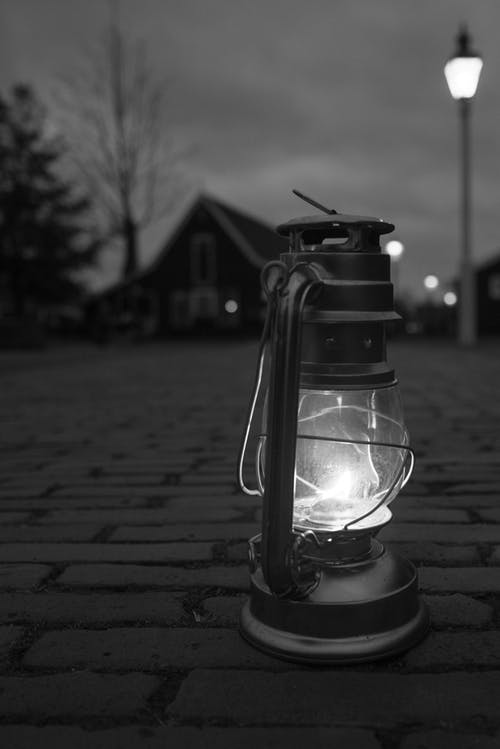
#> input picture Assignment-3/lamp.jpeg, 500 x 749 px
$ jupyter execute 1.ipynb   (older library calls are emulated)
#> lines starting #> are read from the running program, lines starting #| are printed output that depends on the picture
#> further down, img is the input picture: shape (749, 500); min 0, max 255, mean 58.7
[cell 1]
import cv2 as cv2
import matplotlib.pyplot as plt
import numpy as np
from pylab import rcParams
import math
rcParams['figure.figsize'] = 10, 10
from scipy.signal import gaussian, convolve2d
from numpy.fft import fft2, ifft2

import warnings
warnings.filterwarnings('ignore')

[cell 2]
# [18 lines left out: function fix_image, not called in this run]

[cell 3]
def distance(x, y, i, j):
    return np.sqrt((x-i)**2 + (y-j)**2)


def gaussian_bi(x, sigma):
    return (1.0 / (2 * math.pi * (sigma ** 2))) * math.exp(- (x ** 2) / (2 * sigma ** 2))


# [63 lines left out: functions apply_bilateral_filter, apply_bilateral_filter, bilateral_filter_own, not called in this run]

[cell 4]
def gaussian_kernel(kernel_size = 3):
    h = gaussian(kernel_size, kernel_size).reshape(kernel_size, 1)
    h = np.dot(h, h.transpose())
    h /= np.sum(h)
    return h

def wiener_filter(img, size, K):
    kernel = gaussian_kernel(size)
    kernel /= np.sum(kernel)
    dummy = np.copy(img)
    dummy = fft2(dummy)
    kernel = fft2(kernel, s = img.shape)
    kernel = np.conj(kernel) / (np.abs(kernel) ** 2 + K)
    dummy = dummy * kernel
    dummy = np.abs(ifft2(dummy))
    return dummy

[cell 5]
# [6 lines of commented-out code are left out]

[cell 6]
def noisy(image,noise_typ,control):
#> called with noise_typ = 'uniform', control = 0.01
    if noise_typ == "gaussian":
        row,col = image.shape
        mean = 127
        var = control
        sigma = var**0.5
        gauss = np.random.normal(mean,sigma,(row,col))
        gauss = gauss.reshape(row,col)
        noisy = image + gauss
        return noisy
    elif noise_typ == "sp":
        row,col = image.shape
        s_vs_p = 0.5
        amount = control
        out = np.copy(image)
        # Salt mode
        num_salt = np.ceil(amount * image.size * s_vs_p)
        coords = [np.random.randint(0, i - 1, int(num_salt)) for i in image.shape]
        out[coords] = 255
        # Pepper mode
        num_pepper = np.ceil(amount* image.size * (1. - s_vs_p))
        coords = [np.random.randint(0, i - 1, int(num_pepper)) for i in image.shape]
        out[coords] = 0
        return out
    elif noise_typ == "uniform":
        frac = control
        row,col = image.shape
#> row = 749; col = 500
        uniform_matrix = np.zeros((image.shape[0], image.shape[1]))
        rand_prop = np.random.binomial(1, frac, size=row*col).reshape(image.shape)
        rand_uniform = rand_prop * cv2.randu(uniform_matrix,90,200)
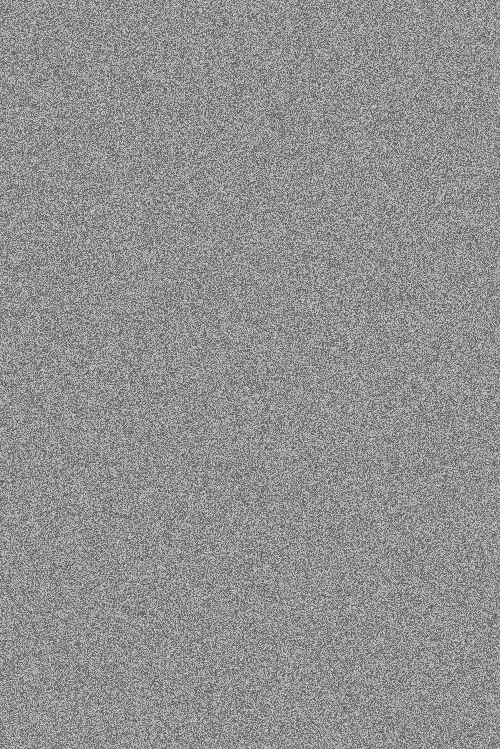
#> uniform_matrix: shape (749, 500) float64; min 90, max 200, mean 145
        noisy = image + rand_uniform
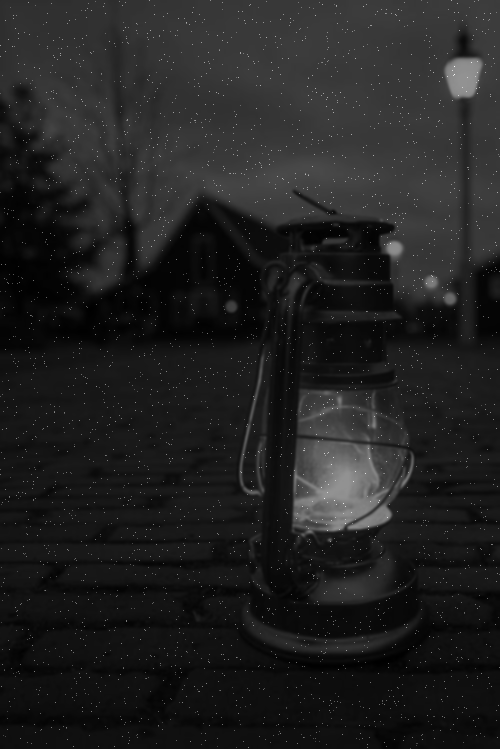
#> noisy: shape (749, 500) float64; min 3, max 443.1, mean 60.2; drawn with min black and max white
        return noisy

[cell 7]
img = cv2.imread('lamp.jpeg',0)
blur = cv2.GaussianBlur(img,(5,5),0)

[cell 8]
plt.imshow(blur,cmap='gray')

[cell 9]
sp = noisy(blur,'uniform',0.01).astype(np.float32)

[cell 10]
plt.imshow(sp,cmap='gray')

[cell 11]
# bi = bilateral_filter_own(sp, 3, 208.0, 208.0)
# plt.imshow(bi,cmap='gray')

[cell 12]
low = cv2.GaussianBlur(sp,(7,7),0)
plt.imshow(low,cmap='gray')

[cell 13]
bi = cv2.bilateralFilter(sp, 7, 198.0, 198.0)
plt.imshow(bi,cmap='gray')

[cell 14]
bi = wiener_filter(sp, size=3, K=1000)
#> in wiener_filter, `dummy = np.abs(ifft2(dummy))`:
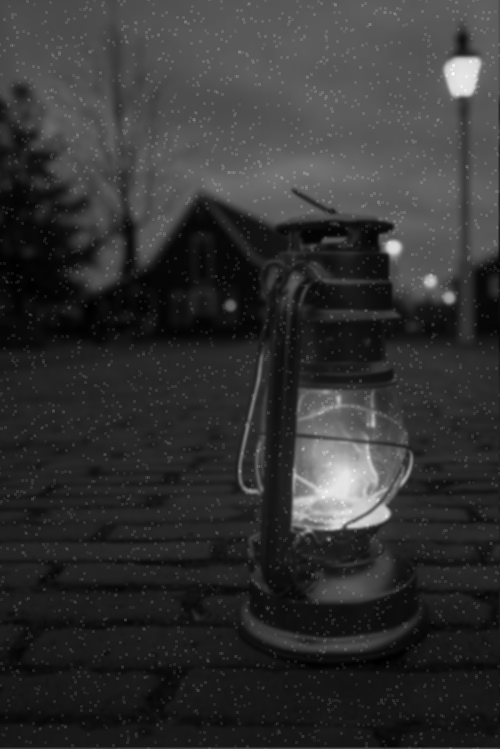
#> dummy: shape (749, 500) float64; min 0.00365, max 0.284, mean 0.0601; drawn with min black and max white

$ run again, with Assignment-3/3.jpg copied over Assignment-3/lamp.jpeg
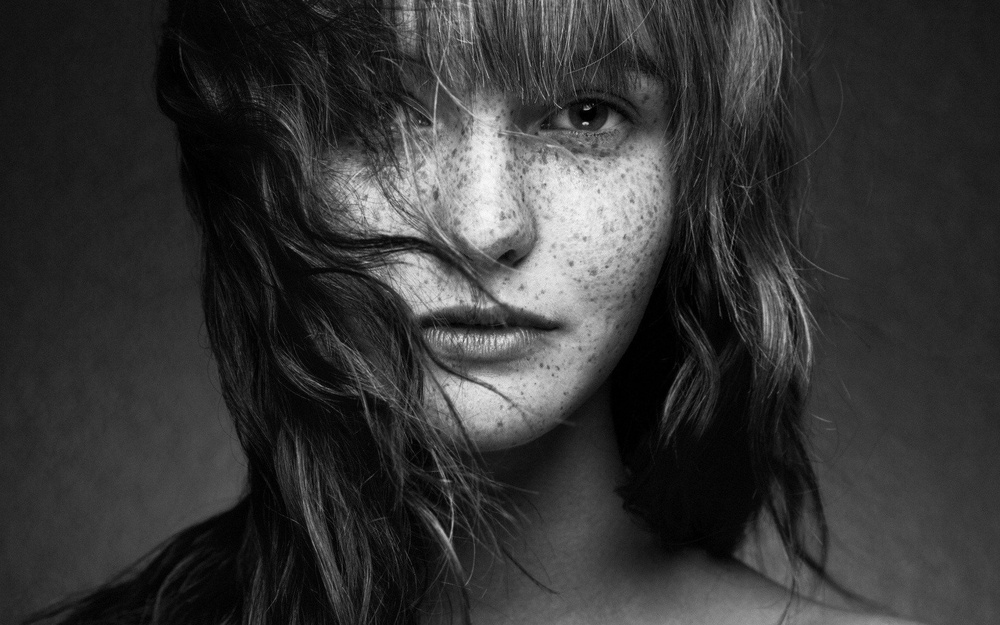
#> input picture Assignment-3/3.jpg, 1000 x 625 px, shrunk from 1920 x 1200 before the run
#> img is the input picture: shape (625, 1000); min 0, max 251, mean 53.7
#> in noisy, `rand_uniform = rand_prop * cv2.randu(uniform_matrix,90,200)`:
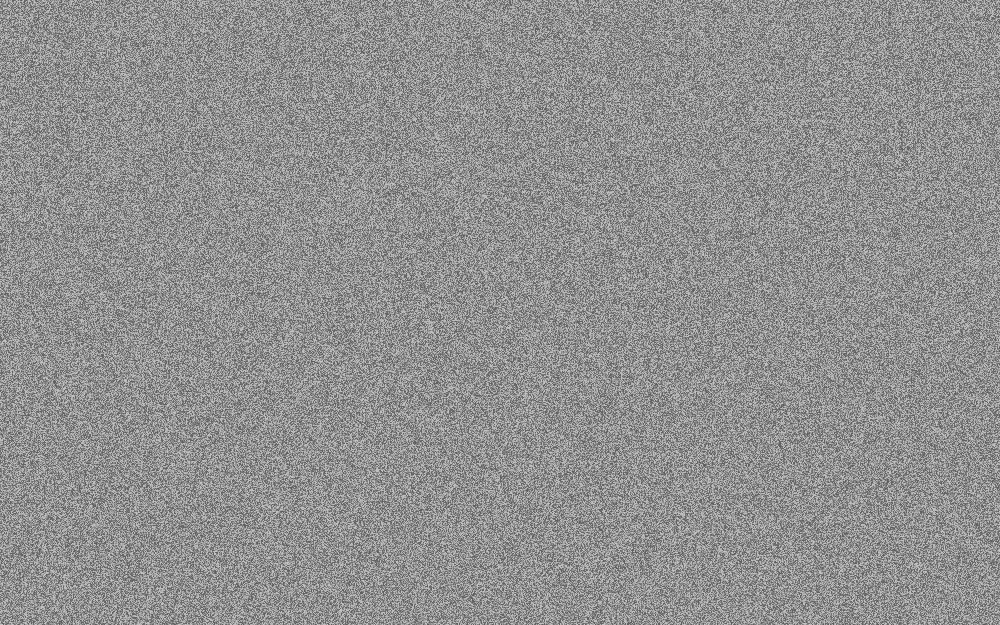
#> uniform_matrix: shape (625, 1000) float64; min 90, max 200, mean 145.1
#> in noisy, `noisy = image + rand_uniform`:
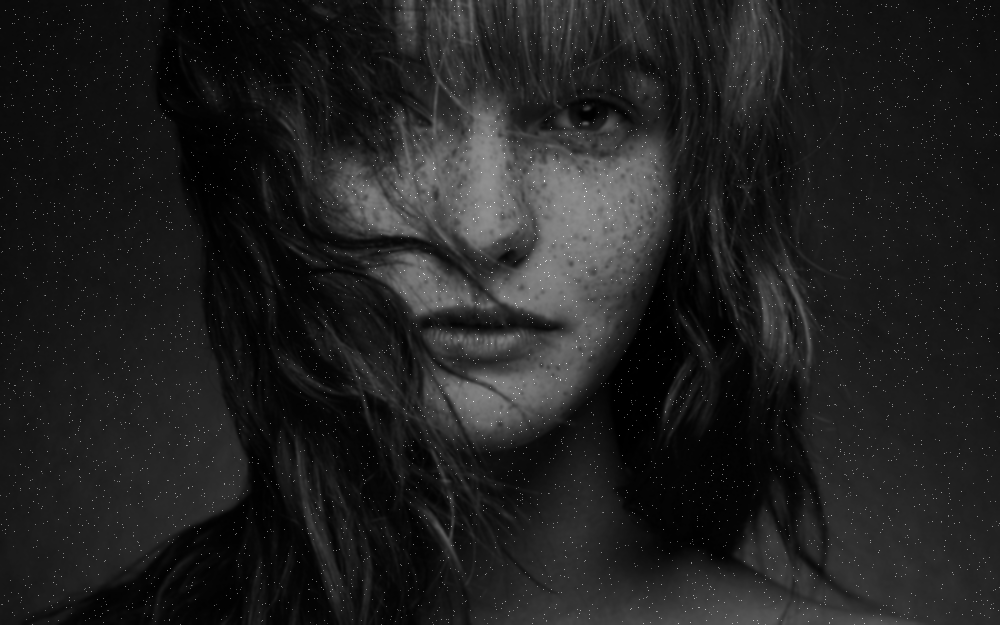
#> noisy: shape (625, 1000) float64; min 0, max 428.4, mean 55.1; drawn with min black and max white
